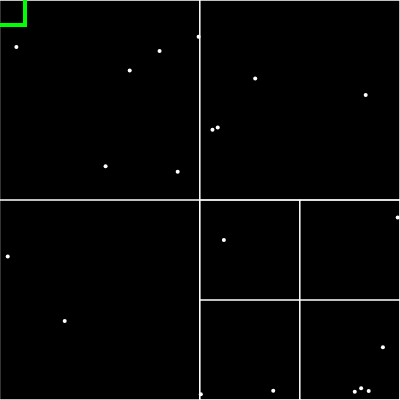
Frame 1 (no input)
Frame 60 (no input): identical to frame 1, image omitted
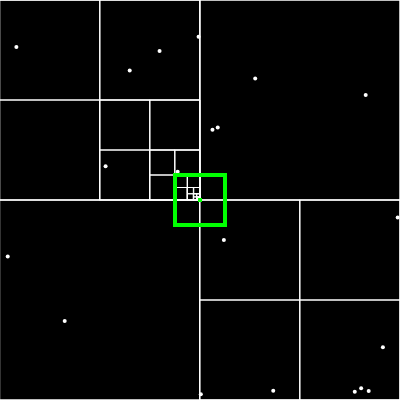
Frame 120 (the mouse pressed at the canvas centre since frame 60)

The p5.js sketch that drew these frames (run headless with seeded random() and noise() and a simulated clock; from frame 60 on, the mouse is pressed at the canvas centre):

// p5.js sketch
// ── sketch.js
let qt;
let count = 0;

function setup() {
  createCanvas(400, 400);

  // centre point and half of width and height
  let boundary = new Rectangle(200, 200, 200, 200);

  // each leave just could have 4 elements
  qt = new QuadTree(boundary, 5);

  console.log(qt);
  for (let i = 0; i < 20; i++) {
    let p = new Point(Math.random() * 400, Math.random() * 400);
    qt.insert(p);
  }
}

function draw() {
  if (mouseIsPressed) {
    let m = new Point(mouseX, mouseY);
    qt.insert(m);
  }
  background(0);
  qt.show();
  stroke(0, 255, 0);
  rectMode(CENTER);
  let range = new Rectangle(mouseX, mouseY, 25, 25);
  rect(range.x, range.y, range.w * 2, range.h * 2);
  let points = [];
  qt.query(range, points);
  for (let p of points) {
    strokeWeight(4);
    point(p.x, p.y)
  }
  //rect(300, 300, 107, 92);
}

// ── main.html
<html>

<head>
    <title>QuadTree</title>
    <script src="p5.min.js"></script>
    <script src="quadtree.js"></script>
    <script src="sketch.js"></script>
</head>

<body>
</body>

</html>
// ── quadtree.js
class Point {
  constructor(x, y, userData) {
    this.x = x;
    this.y = y;
    this.userData = userData;
  }
}

class Rectangle {
  constructor(x, y, w, h) {
    this.x = x; // center
    this.y = y;
    this.w = w; // half width
    this.h = h; // half height
  }

  // verifica si este objeto contiene un objeto Punto
  contains(point) {
    return (
      point.x > this.x - this.w &&
      point.x <= this.x + this.w &&
      point.y > this.y - this.h &&
      point.y <= this.y + this.h
    );
  }

  // verifica si este objeto se intersecta con otro objeto Rectangle
  intersects(range) {
    return !(
      range.x - range.w > this.x + this.w ||
      range.x + range.w < this.x - this.w ||
      range.y - range.h > this.y + this.h ||
      range.y + range.h < this.y - this.h
    );
  }
}

class QuadTree {
  constructor(boundary, n) {
    this.boundary = boundary; // Rectangle
    this.capacity = n; // capacidad maxima de cada cuadrante
    this.points = []; // vector , almacena los puntos a almacenar
    this.divided = false;
  }

  // divide el quadtree en 4 quadtrees
  subdivide() {
    // Algoritmo
    // 1: Crear 4 hijos: qt_northeast , qt_northwest , qt_southeast ,    qt_southwest;

    // 2: Asignar los QuadTree creados a cada hijo
    //this.northeast = qt_northeast;
    //this.northwest = qt_northwest;
    //this.southeast = qt_southeast;
    //this.southwest = qt_southwest;

    // 3.- Hacer: this.divided <- true

    let x = this.boundary.x;
    let y = this.boundary.y;
    let w = this.boundary.w;
    let h = this.boundary.h;
    let ne = new Rectangle(x + w / 2, y + h / 2, w / 2, h / 2);
    this.northeast = new QuadTree(ne, this.capacity);
    let nw = new Rectangle(x - w / 2, y + h / 2, w / 2, h / 2);
    this.northwest = new QuadTree(nw, this.capacity);
    let se = new Rectangle(x + w / 2, y - h / 2, w / 2, h / 2);
    this.southeast = new QuadTree(se, this.capacity);
    let sw = new Rectangle(x - w / 2, y - h / 2, w / 2, h / 2);
    this.southwest = new QuadTree(sw, this.capacity);
  }

  insert(point) {
    // Algoritmo
    // 1: Si el punto no esta en los limites ( boundary ) del quadtree Return

    // 2: Si ( this.points.length ) < ( this.capacity ),
    // 2.1 Insertamos en el vector this.points
    // Sino
    // 2.2 Dividimos si aun no ha sido dividido
    // 2.3 Insertamos recursivamente en los 4 hijos.
    // this.northeast.insert ( point );
    // this.northwest.insert ( point );
    // this.southeast.insert ( point );
    // this.southwest.insert ( point );
    if (!this.boundary.contains(point)) {
      return false;
    }

    if (this.points.length < this.capacity) {
      this.points.push(point);
      return true;
    } else {
      if (!this.divided) {
        this.subdivide();
        this.divided = true;
      }
      if (this.northeast.insert(point)) {
        return true;
      } else if (this.northwest.insert(point)) {
        return true;
      } else if (this.southeast.insert(point)) {
        return true;
      } else if (this.southwest.insert(point)) {
        return true;
      }
    }
  }

  show() {
    stroke(255);
    strokeWeight(1);
    noFill();
    rectMode(CENTER);
    rect(
      this.boundary.x,
      this.boundary.y,
      this.boundary.w * 2,
      this.boundary.h * 2
    );
    if (this.divided) {
      this.northeast.show();
      this.northwest.show();
      this.southeast.show();
      this.southwest.show();
    }

    for (let p of this.points) {
      strokeWeight(4);
      point(p.x, p.y);
    }
  }

  query(range, found) {
    if (!found) {
      found = [];
    }
    if (!this.boundary.intersects(range)) {
      return;
    } else {
      for (let p of this.points) {
        if (range.contains(p)) {
          found.push(p);
        }
      }
      if (this.divided) {
        this.northwest.query(range, found);
        this.northeast.query(range, found);
        this.southwest.query(range, found);
        this.southeast.query(range, found);
      }
    }
    return found;
  }
}
